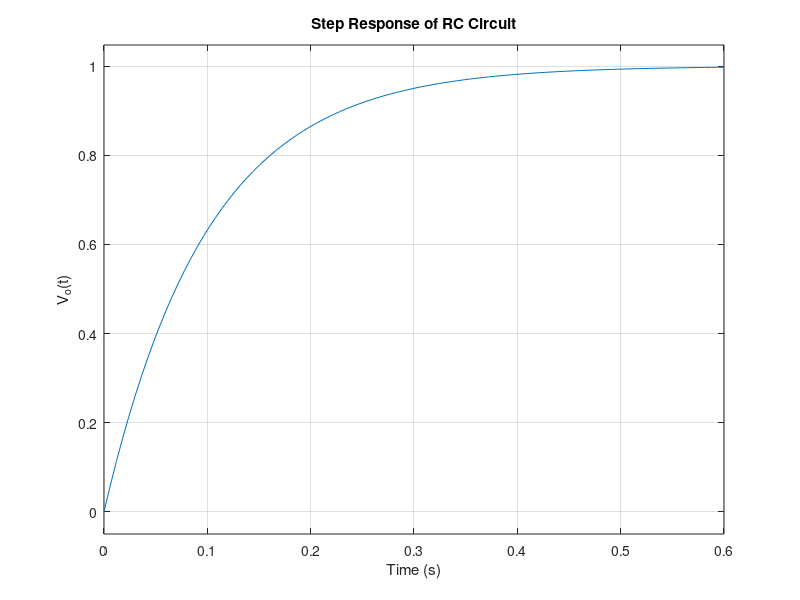

MATLAB code to generate this figure:
clc;
clear;
close all;

%% RC Low-Pass Circuit
% G(s) = Vo(s) / Vi(s) = 1 / (RCs + 1)

R = 1000;          % Ohm
C = 100e-6;        % Farad

num = 1;
den = [R*C 1];

G = tf(num, den);

disp('RC Circuit Transfer Function:');
G

%% Step Response
figure;
step(G);
grid on;
title('Step Response of RC Circuit');
xlabel('Time (s)');
ylabel('V_o(t)');

%% Pole
p = pole(G);

disp('System Pole:');
disp(p);
